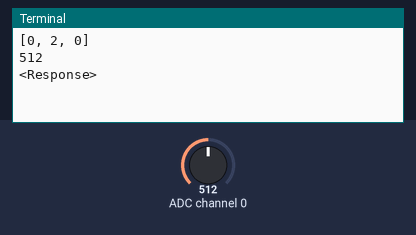
A program run on a simulated Raspberry Pi (BCM pin numbers). Shown: the last lines printed to the terminal. The inputs (shaded band) are chosen by the test bench; at power-on: ADC channel 0 = 512 (analog values on the 0–1023 scale). System figures (address, load, memory, disk, uptime) are fixed made-up values; web requests get an empty 200 reply after 0.4 s.

Above: at 1.2 s.
1.3 s: ADC channel 0 set to 716
At 10.66 s:
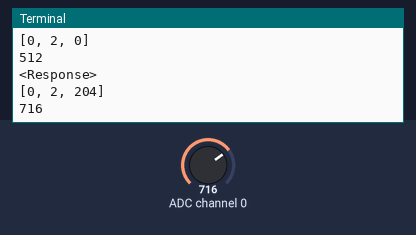
11.7 s: ADC channel 0 set to 900
At 21.9 s:
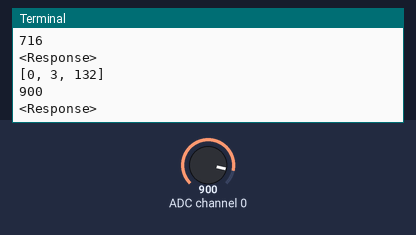

Measured:
- after the input at 1.3 s, the terminal: prints a new line after 9.1 s (image 1)
- after the input at 11.7 s, the terminal: prints a new line after 9.1 s (image 2)

The program:

lorax.py
```python
# this code reads the soil moisture level and prints the result every 5 seconds
from httplib2 import Http
from urllib import urlencode
import spidev
import time
import os
#cpuinfo = open("/proc/cpuinfo","r")


spi = spidev.SpiDev()
spi.open(0,0)

def ReadChannel(channel):
  adc = spi.xfer2([1,(8+channel)<<4,0])
  data = ((adc[1]&3)<<8)+adc[2]
  print adc
  print data
  return data

def getserial():
  cpuserial= "0000000000000000"
  try:
    f = open('/proc/cpuinfo', 'r')
    for line in f:
      if line[0:6]=='Serial':
        cpuserial=line[10:26]
    f.close()
  except:
    cpuserial= "ERROR000000000"
  return cpuserial


while True:
  soil0 = ReadChannel(0)
  serial_id = getserial()
  if serial_id == "ERROR000000000":
    print "error"
  h = Http()
  resp, content = h.request("http://murmuring-crag-3099.herokuapp.com/"+str(soil0)+"/"+serial_id+"/0", "POST")
  resp
  print resp
  time.sleep(10)
```
